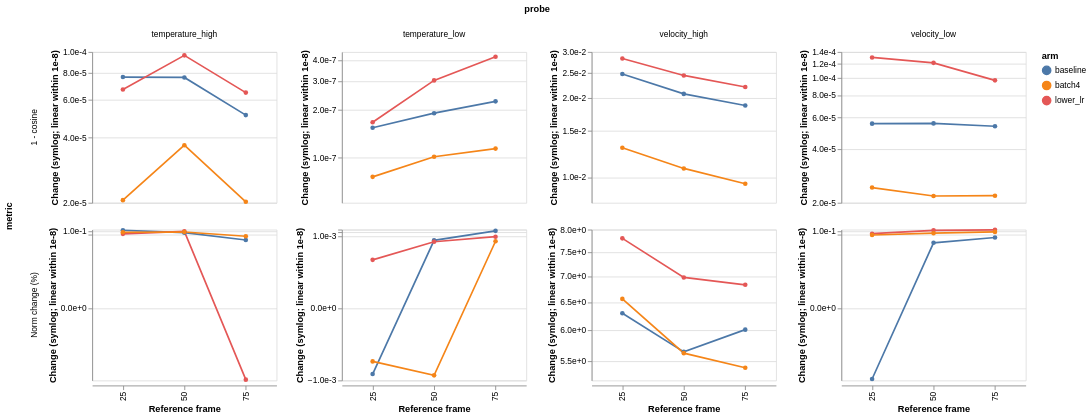

The Vega-Lite source for this figure:
### Vega-Lite specification from a JSON file in a GitHub repository (floating-point values rounded to 4 significant figures)
{"config": {"view": {"continuousWidth": 300, "continuousHeight": 300}}, "data": {"values": [{"arm": "baseline", "frame": 25, "probe": "velocity_low", "metric": "Norm change (%)", "value": -0.02932}, {"arm": "baseline", "frame": 25, "probe": "velocity_low", "metric": "1 - cosine", "value": 5.554e-05}, {"arm": "baseline", "frame": 25, "probe": "velocity_high", "metric": "Norm change (%)", "value": 6.3}, {"arm": "baseline", "frame": 25, "probe": "velocity_high", "metric": "1 - cosine", "value": 0.02473}, {"arm": "baseline", "frame": 25, "probe": "temperature_low", "metric": "Norm change (%)", "value": -0.0003583}, {"arm": "baseline", "frame": 25, "probe": "temperature_low", "metric": "1 - cosine", "value": 1.552e-07}, {"arm": "baseline", "frame": 25, "probe": "temperature_high", "metric": "Norm change (%)", "value": 0.1224}, {"arm": "baseline", "frame": 25, "probe": "temperature_high", "metric": "1 - cosine", "value": 7.65e-05}, {"arm": "baseline", "frame": 50, "probe": "velocity_low", "metric": "Norm change (%)", "value": 0.008806}, {"arm": "baseline", "frame": 50, "probe": "velocity_low", "metric": "1 - cosine", "value": 5.571e-05}, {"arm": "baseline", "frame": 50, "probe": "velocity_high", "metric": "Norm change (%)", "value": 5.643}, {"arm": "baseline", "frame": 50, "probe": "velocity_high", "metric": "1 - cosine", "value": 0.02078}, {"arm": "baseline", "frame": 50, "probe": "temperature_low", "metric": "Norm change (%)", "value": 0.00054}, {"arm": "baseline", "frame": 50, "probe": "temperature_low", "metric": "1 - cosine", "value": 1.913e-07}, {"arm": "baseline", "frame": 50, "probe": "temperature_high", "metric": "Norm change (%)", "value": 0.07419}, {"arm": "baseline", "frame": 50, "probe": "temperature_high", "metric": "1 - cosine", "value": 7.619e-05}, {"arm": "baseline", "frame": 75, "probe": "velocity_low", "metric": "Norm change (%)", "value": 0.02656}, {"arm": "baseline", "frame": 75, "probe": "velocity_low", "metric": "1 - cosine", "value": 5.37e-05}, {"arm": "baseline", "frame": 75, "probe": "velocity_high", "metric": "Norm change (%)", "value": 6.012}, {"arm": "baseline", "frame": 75, "probe": "velocity_high", "metric": "1 - cosine", "value": 0.01877}, {"arm": "baseline", "frame": 75, "probe": "temperature_low", "metric": "Norm change (%)", "value": 0.002455}, {"arm": "baseline", "frame": 75, "probe": "temperature_low", "metric": "1 - cosine", "value": 2.26e-07}, {"arm": "baseline", "frame": 75, "probe": "temperature_high", "metric": "Norm change (%)", "value": 0.01592}, {"arm": "baseline", "frame": 75, "probe": "temperature_high", "metric": "1 - cosine", "value": 5.098e-05}, {"arm": "lower_lr", "frame": 25, "probe": "velocity_low", "metric": "Norm change (%)", "value": 0.05937}, {"arm": "lower_lr", "frame": 25, "probe": "velocity_low", "metric": "1 - cosine", "value": 0.0001305}, {"arm": "lower_lr", "frame": 25, "probe": "velocity_high", "metric": "Norm change (%)", "value": 7.803}, {"arm": "lower_lr", "frame": 25, "probe": "velocity_high", "metric": "1 - cosine", "value": 0.02832}, {"arm": "lower_lr", "frame": 25, "probe": "temperature_low", "metric": "Norm change (%)", "value": 2.383e-05}, {"arm": "lower_lr", "frame": 25, "probe": "temperature_low", "metric": "1 - cosine", "value": 1.68e-07}, {"arm": "lower_lr", "frame": 25, "probe": "temperature_high", "metric": "Norm change (%)", "value": 0.05735}, {"arm": "lower_lr", "frame": 25, "probe": "temperature_high", "metric": "1 - cosine", "value": 6.703e-05}, {"arm": "lower_lr", "frame": 50, "probe": "velocity_low", "metric": "Norm change (%)", "value": 0.1203}, {"arm": "lower_lr", "frame": 50, "probe": "velocity_low", "metric": "1 - cosine", "value": 0.0001217}, {"arm": "lower_lr", "frame": 50, "probe": "velocity_high", "metric": "Norm change (%)", "value": 6.979}, {"arm": "lower_lr", "frame": 50, "probe": "velocity_high", "metric": "1 - cosine", "value": 0.02442}, {"arm": "lower_lr", "frame": 50, "probe": "temperature_low", "metric": "Norm change (%)", "value": 0.0004328}, {"arm": "lower_lr", "frame": 50, "probe": "temperature_low", "metric": "1 - cosine", "value": 3.034e-07}, {"arm": "lower_lr", "frame": 50, "probe": "temperature_high", "metric": "Norm change (%)", "value": 0.09696}, {"arm": "lower_lr", "frame": 50, "probe": "temperature_high", "metric": "1 - cosine", "value": 9.643e-05}, {"arm": "lower_lr", "frame": 75, "probe": "velocity_low", "metric": "Norm change (%)", "value": 0.1332}, {"arm": "lower_lr", "frame": 75, "probe": "velocity_low", "metric": "1 - cosine", "value": 9.709e-05}, {"arm": "lower_lr", "frame": 75, "probe": "velocity_high", "metric": "Norm change (%)", "value": 6.833}, {"arm": "lower_lr", "frame": 75, "probe": "velocity_high", "metric": "1 - cosine", "value": 0.02206}, {"arm": "lower_lr", "frame": 75, "probe": "temperature_low", "metric": "Norm change (%)", "value": 0.0009696}, {"arm": "lower_lr", "frame": 75, "probe": "temperature_low", "metric": "1 - cosine", "value": 4.213e-07}, {"arm": "lower_lr", "frame": 75, "probe": "temperature_high", "metric": "Norm change (%)", "value": -0.03393}, {"arm": "lower_lr", "frame": 75, "probe": "temperature_high", "metric": "1 - cosine", "value": 6.482e-05}, {"arm": "batch4", "frame": 25, "probe": "velocity_low", "metric": "Norm change (%)", "value": 0.04522}, {"arm": "batch4", "frame": 25, "probe": "velocity_low", "metric": "1 - cosine", "value": 2.435e-05}, {"arm": "batch4", "frame": 25, "probe": "velocity_high", "metric": "Norm change (%)", "value": 6.564}, {"arm": "batch4", "frame": 25, "probe": "velocity_high", "metric": "1 - cosine", "value": 0.01296}, {"arm": "batch4", "frame": 25, "probe": "temperature_low", "metric": "Norm change (%)", "value": -4.758e-05}, {"arm": "batch4", "frame": 25, "probe": "temperature_low", "metric": "1 - cosine", "value": 7.516e-08}, {"arm": "batch4", "frame": 25, "probe": "temperature_high", "metric": "Norm change (%)", "value": 0.08085}, {"arm": "batch4", "frame": 25, "probe": "temperature_high", "metric": "1 - cosine", "value": 2.057e-05}, {"arm": "batch4", "frame": 50, "probe": "velocity_low", "metric": "Norm change (%)", "value": 0.06585}, {"arm": "batch4", "frame": 50, "probe": "velocity_low", "metric": "1 - cosine", "value": 2.183e-05}, {"arm": "batch4", "frame": 50, "probe": "velocity_high", "metric": "Norm change (%)", "value": 5.622}, {"arm": "batch4", "frame": 50, "probe": "velocity_high", "metric": "1 - cosine", "value": 0.01081}, {"arm": "batch4", "frame": 50, "probe": "temperature_low", "metric": "Norm change (%)", "value": -0.0004421}, {"arm": "batch4", "frame": 50, "probe": "temperature_low", "metric": "1 - cosine", "value": 1.017e-07}, {"arm": "batch4", "frame": 50, "probe": "temperature_high", "metric": "Norm change (%)", "value": 0.08496}, {"arm": "batch4", "frame": 50, "probe": "temperature_high", "metric": "1 - cosine", "value": 3.696e-05}, {"arm": "batch4", "frame": 75, "probe": "velocity_low", "metric": "Norm change (%)", "value": 0.08642}, {"arm": "batch4", "frame": 75, "probe": "velocity_low", "metric": "1 - cosine", "value": 2.193e-05}, {"arm": "batch4", "frame": 75, "probe": "velocity_high", "metric": "Norm change (%)", "value": 5.393}, {"arm": "batch4", "frame": 75, "probe": "velocity_high", "metric": "1 - cosine", "value": 0.00945}, {"arm": "batch4", "frame": 75, "probe": "temperature_low", "metric": "Norm change (%)", "value": 0.0004676}, {"arm": "batch4", "frame": 75, "probe": "temperature_low", "metric": "1 - cosine", "value": 1.147e-07}, {"arm": "batch4", "frame": 75, "probe": "temperature_high", "metric": "Norm change (%)", "value": 0.03497}, {"arm": "batch4", "frame": 75, "probe": "temperature_high", "metric": "1 - cosine", "value": 2.022e-05}]}, "facet": {"column": {"field": "probe", "type": "nominal"}, "row": {"field": "metric", "type": "nominal"}}, "spec": {"mark": {"type": "line", "point": true}, "encoding": {"color": {"field": "arm", "type": "nominal"}, "tooltip": [{"field": "arm", "type": "nominal"}, {"field": "probe", "type": "nominal"}, {"field": "frame", "type": "quantitative"}, {"field": "metric", "type": "nominal"}, {"field": "value", "type": "quantitative"}], "x": {"field": "frame", "title": "Reference frame", "type": "ordinal"}, "y": {"axis": {"format": ".1e"}, "field": "value", "scale": {"constant": 1e-08, "type": "symlog", "zero": false}, "title": "Change (symlog; linear within 1e-8)", "type": "quantitative"}}, "height": 180, "width": 220}, "resolve": {"scale": {"y": "independent"}}, "$schema": "https://vega.github.io/schema/vega-lite/v6.4.1.json"}
